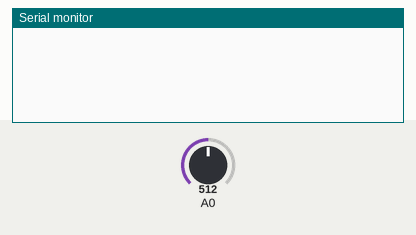
This sketch was run on a simulated Arduino Uno, built with avr-gcc and run on an emulated ATmega328P. Shown: the last lines printed to the serial monitor. Inputs (shaded band) come from the test bench; at power-on: A0 = 512.

Above: at 0.8 s.
0.9 s: A0 set to 860
At 1.6 s:
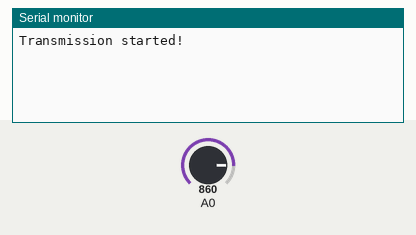
2.4 s: A0 set to 840
At 5.2 s:
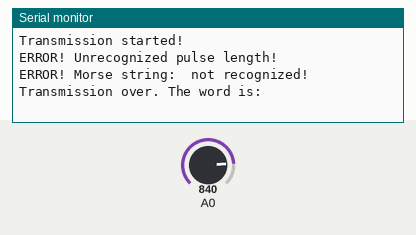

Measured:
- after the input at 0.9 s, the serial monitor: prints a new line at once (image 1)
- after the input at 2.4 s, the serial monitor: prints a new line after 2.0 s (image 2)

The sketch:

Recieve_String_Pulse.ino
```cpp
// Morse code for Alphabet, taken from https://forum.arduino.cc/index.php?topic=131603.0
const String morseTable[] = {".-", "-...", "-.-.", "-..", ".", "..-.", "--.",   // A-G
                             "....", "..", ".---", "_._", ".-..", "--", "-.",   // H-N
                             "---", ".--.", "--.-", ".-.", "...", "-", "..-",   // O-U
                             "...-", ".--", "-..-", "-.--", "--.."              // V-Z
                            };

const char alphabetTable[] = {'a','b','c','d','e','f',
                              'g','h','i','j','k','l',
                              'm','n','o','p','q','r',
                              's','t','u','v','w','x',
                              'y','z'
                             };

const int threshold = 850;                  // Values above the threshold means the laser is on
const int pulseReadAccuracy = 5;            // How accurate the pulses are read to
const int delayLength =  500;               // Length of pulse for "-", length of delay between separate characters
const int shortDelayLength = delayLength/2; // Length of pulse for ".", length of delay between separate morse code symbols ("." or "-")

int recordLengthOfPulse() { // This waits until the laser turns off, then returns how long it was on
  int pulseLength = 0;
  int val = analogRead(A0);

  while (val > threshold) {
    delay(pulseReadAccuracy);
    pulseLength += pulseReadAccuracy;
    val = analogRead(A0);
  }
  return pulseLength;
}

int recordLengthOfBreak() { // This waits until the laser turns on, and returns how long it was off
  int offLength = 0;
  int val = analogRead(A0);

  while (val < threshold && offLength < 2000) {
    delay(pulseReadAccuracy);
    offLength += pulseReadAccuracy;
    val = analogRead(A0);
  }
  return offLength;
}

String findChar(String morseString) {
  for (int i =0;i<26;i++) {
    if (String(morseTable[i]) == morseString) {
      return String(alphabetTable[i]);
    }
  }
// If we reach the end of this loop, the morse code was not found.
  Serial.println("ERROR! Morse string: " + morseString + " not recognized!");
  return "";
}


void setup() {

  pinMode(A0, INPUT);
  Serial.begin(9600);

  while (analogRead(A0) < threshold) {} // Wait for a pulse to begin
  Serial.println("Transmission started!");

  String totalWord;
  String morseString;
  while (true) {
    int pulseLength = recordLengthOfPulse();
//    Serial.println("The pulse was " + String(pulseLength) + "ms long");
    int breakLength = recordLengthOfBreak();
//    Serial.println("The delay was " + String(delayLength) + "ms long");

    if (pulseLength >= (shortDelayLength-50) && pulseLength <= (shortDelayLength+50)) {  // 50 is a tolerance that has worked well
      morseString += ".";
    } else if (pulseLength >= (delayLength-50) && pulseLength <= (delayLength+50)) {
      morseString += "-";
    } else {
      Serial.println("ERROR! Unrecognized pulse length!");
    }

    if (breakLength >= (shortDelayLength-50) && breakLength <= (shortDelayLength+50)) {  // 50 is a tolerance that has worked well
      // Nothing
    } else if (breakLength >= (delayLength-50) && breakLength <= (delayLength+50)) {
      totalWord += findChar(String(morseString));  // String cast here may be unnecessary
      morseString = "";
    } else if (breakLength >= (2000-50) && breakLength <= (2000+50)) {
      totalWord += findChar(String(morseString));
      Serial.println("Transmission over. The word is:" + totalWord);
      break;
    } else {
      Serial.println("ERROR! Unrecognized break length!");
    }

  }

}

void loop(){}
```
